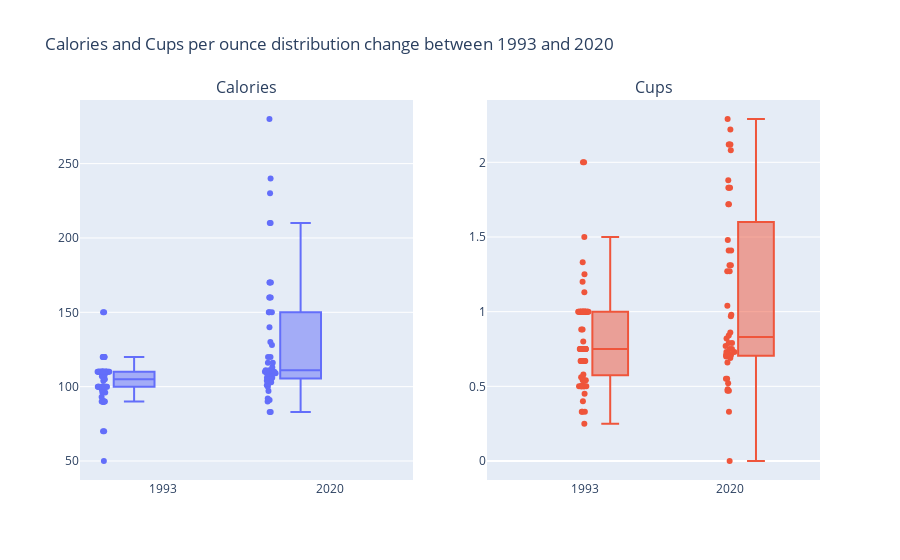

Write notebook code for a chart like this one.
### Markdown cell above
#### `Calories` and `Cups`

### Code cell
fig = make_subplots(rows = 1, cols = 2, 
                    subplot_titles = ('Calories', 'Cups'))

for col_name in (int_col_names[0:1]):
    fig.add_trace(go.Box(y = df_main[col_name], x = df_main.Year, name = col_name, text = df_main['Name'], 
                         boxpoints='all'), row = 1, col = 1)

for col_name in float_col_names[-2:-1]:
    fig.add_trace(go.Box(y = df_main[col_name], x = df_main.Year, name = col_name, text = df_main['Name'],
                         boxpoints='all'), row = 1, col = 2)

fig.update_layout(showlegend = False, boxmode = 'group',
                  title_text = 'Calories and Cups per ounce distribution change between 1993 and 2020')
fig.show()

### Figure 1 — Plotly figure (JSON) as saved in the notebook; plotly's stock layout.template omitted (floating-point values rounded to 4 significant figures)
{"data": [{"boxpoints": "all", "name": "Calories", "text": ["100% Bran", "100% Natural Bran", "All-Bran", "All-Bran with Extra Fiber", "Almond Delight", "Apple Cinnamon Cheerios", "Apple Jacks", "Basic 4", "Bran Chex", "Bran Flakes", "Cap'n'Crunch", "Cheerios", "Cinnamon Toast Crunch", "Clusters", "Cocoa Puffs", "Corn Chex", "Corn Flakes", "Corn Pops", "Count Chocula", "Cracklin' Oat Bran", "Cream of Wheat (Quick)", "Crispix", "Crispy Wheat & Raisins", "Double Chex", "Froot Loops", "Frosted Flakes", "Frosted Mini-Wheats", "Fruit & Fibre Dates", "Fruitful Bran", "Fruity Pebbles", "Golden Crisp", "Golden Grahams", "Grape Nuts Flakes", "Grape-Nuts", "Great Grains Pecan", "Honey Graham Ohs", "Honey Nut Cheerios", "Honey-comb", "Just Right Crunchy  Nuggets", "Just Right Fruit & Nut", "Kix", "Life", "Lucky Charms", "Maypo", "Dates & Almonds", "Peaches & Pecans", "Mueslix Crispy Blend", "Multi-Grain Cheerios", "Nut&Honey Crunch", "Nutri-Grain Almond-Raisin", "Nutri-grain Wheat", "Oatmeal Raisin Crisp", "Post Nat. Raisin Bran", "Product 19", "Puffed Rice", "Puffed Wheat", "Quaker Oat Squares", "Quaker Oatmeal", "Raisin Bran", "Raisin Nut Bran", "Raisin Squares", "Rice Chex", "Rice Krispies", "Shredded Wheat", "Shredded Wheat 'n'Bran", "Shredded Wheat spoon size", "Smacks", "Special K", "Strawberry Fruit Wheats", "Total Corn Flakes", "Total Raisin Bran", "Total Whole Grain", "Triples", "Trix", "Walnuts & Oats", "Wheat Chex", "Wheaties", "Wheaties Honey Gold", "All-Bran Complete Wheat Flakes Cereal", "Eggo", "Honey Smacks", "Krave Double Chocolate", "Peeps", "Smart Start", "Annie's Whole Grain Cereal", "Cascadian Farm Organic Raisin Bran", "Cheerios Multi Grain", "Chex Wheat Cereal", "Cookie Crisp", "Dunkaroos", "Fiber One", "Good Belly", "Larabar (Peanut Butter)", "Oatmeal Crisp", "Wonderworks (Peanut Butter)", "Ahold 100% Whole Grain", "Hannaford Frosted Flakes", "Martin's Food Lion", "Hannaford Tasteeos Cereal", "Ahold Vanilla Almond Cereal", "Kelloggs Special Fruit & Yogurt", "Kelloggs Special Original Cereal", "Quaker Life Cinnamon Multigrain", "Quaker Life Original Multigrain", "Quaker Life Ltd. Edition, Pumpkin Spice", "All-Bran", "Apple Jacks", "Basic 4", "Cocoa Puffs", "Corn Flakes", "Corn Pops", "Cracklin' Oat Bran", "Crispix", "Froot Loops", "Frosted Flakes", "Golden Grahams", "Kix", "Oatmeal Raisin Crisp", "Raisin Bran", "Raisin Nut Bran", "Rice Krispies", "Special K", "Total Whole Grain", "Trix", "Wheaties"], "type": "box", "x": [1993, 1993, 1993, 1993, 1993, 1993, 1993, 1993, 1993, 1993, 1993, 1993, 1993, 1993, 1993, 1993, 1993, 1993, 1993, 1993, 1993, 1993, 1993, 1993, 1993, 1993, 1993, 1993, 1993, 1993, 1993, 1993, 1993, 1993, 1993, 1993, 1993, 1993, 1993, 1993, 1993, 1993, 1993, 1993, 1993, 1993, 1993, 1993, 1993, 1993, 1993, 1993, 1993, 1993, 1993, 1993, 1993, 1993, 1993, 1993, 1993, 1993, 1993, 1993, 1993, 1993, 1993, 1993, 1993, 1993, 1993, 1993, 1993, 1993, 1993, 1993, 1993, 2020, 2020, 2020, 2020, 2020, 2020, 2020, 2020, 2020, 2020, 2020, 2020, 2020, 2020, 2020, 2020, 2020, 2020, 2020, 2020, 2020, 2020, 2020, 2020, 2020, 2020, 2020, 2020, 2020, 2020, 2020, 2020, 2020, 2020, 2020, 2020, 2020, 2020, 2020, 2020, 2020, 2020, 2020, 2020, 2020, 2020, 2020, 2020], "xaxis": "x", "y": [70, 120, 70, 50, 110, 110, 110, 98, 90, 90, 120, 110, 120, 110, 110, 110, 100, 110, 110, 110, 100, 110, 100, 100, 110, 110, 100, 96, 90, 110, 100, 110, 100, 110, 120, 120, 110, 110, 110, 108, 110, 100, 110, 100, 150, 150, 107, 100, 120, 105, 90, 104, 90, 100, 100, 100, 100, 100, 90, 100, 90, 110, 110, 96, 90, 90, 110, 110, 90, 110, 93, 100, 110, 110, 96, 100, 100, 110, 120, 160, 130, 170, 110, 240, 160, 210, 150, 210, 140, 150, 90, 170, 280, 230, 160, 170, 150, 120, 111, 104, 111, 97, 83, 111, 83, 92, 109, 103, 110, 101, 106, 116, 109, 109, 100, 106, 113, 109, 91, 105, 106, 109, 128, 116, 102], "yaxis": "y"}, {"boxpoints": "all", "name": "Cups", "text": ["100% Bran", "100% Natural Bran", "All-Bran", "All-Bran with Extra Fiber", "Almond Delight", "Apple Cinnamon Cheerios", "Apple Jacks", "Basic 4", "Bran Chex", "Bran Flakes", "Cap'n'Crunch", "Cheerios", "Cinnamon Toast Crunch", "Clusters", "Cocoa Puffs", "Corn Chex", "Corn Flakes", "Corn Pops", "Count Chocula", "Cracklin' Oat Bran", "Cream of Wheat (Quick)", "Crispix", "Crispy Wheat & Raisins", "Double Chex", "Froot Loops", "Frosted Flakes", "Frosted Mini-Wheats", "Fruit & Fibre Dates", "Fruitful Bran", "Fruity Pebbles", "Golden Crisp", "Golden Grahams", "Grape Nuts Flakes", "Grape-Nuts", "Great Grains Pecan", "Honey Graham Ohs", "Honey Nut Cheerios", "Honey-comb", "Just Right Crunchy  Nuggets", "Just Right Fruit & Nut", "Kix", "Life", "Lucky Charms", "Maypo", "Dates & Almonds", "Peaches & Pecans", "Mueslix Crispy Blend", "Multi-Grain Cheerios", "Nut&Honey Crunch", "Nutri-Grain Almond-Raisin", "Nutri-grain Wheat", "Oatmeal Raisin Crisp", "Post Nat. Raisin Bran", "Product 19", "Puffed Rice", "Puffed Wheat", "Quaker Oat Squares", "Quaker Oatmeal", "Raisin Bran", "Raisin Nut Bran", "Raisin Squares", "Rice Chex", "Rice Krispies", "Shredded Wheat", "Shredded Wheat 'n'Bran", "Shredded Wheat spoon size", "Smacks", "Special K", "Strawberry Fruit Wheats", "Total Corn Flakes", "Total Raisin Bran", "Total Whole Grain", "Triples", "Trix", "Walnuts & Oats", "Wheat Chex", "Wheaties", "Wheaties Honey Gold", "All-Bran Complete Wheat Flakes Cereal", "Eggo", "Honey Smacks", "Krave Double Chocolate", "Peeps", "Smart Start", "Annie's Whole Grain Cereal", "Cascadian Farm Organic Raisin Bran", "Cheerios Multi Grain", "Chex Wheat Cereal", "Cookie Crisp", "Dunkaroos", "Fiber One", "Good Belly", "Larabar (Peanut Butter)", "Oatmeal Crisp", "Wonderworks (Peanut Butter)", "Ahold 100% Whole Grain", "Hannaford Frosted Flakes", "Martin's Food Lion", "Hannaford Tasteeos Cereal", "Ahold Vanilla Almond Cereal", "Kelloggs Special Fruit & Yogurt", "Kelloggs Special Original Cereal", "Quaker Life Cinnamon Multigrain", "Quaker Life Original Multigrain", "Quaker Life Ltd. Edition, Pumpkin Spice", "All-Bran", "Apple Jacks", "Basic 4", "Cocoa Puffs", "Corn Flakes", "Corn Pops", "Cracklin' Oat Bran", "Crispix", "Froot Loops", "Frosted Flakes", "Golden Grahams", "Kix", "Oatmeal Raisin Crisp", "Raisin Bran", "Raisin Nut Bran", "Rice Krispies", "Special K", "Total Whole Grain", "Trix", "Wheaties"], "type": "box", "x": [1993, 1993, 1993, 1993, 1993, 1993, 1993, 1993, 1993, 1993, 1993, 1993, 1993, 1993, 1993, 1993, 1993, 1993, 1993, 1993, 1993, 1993, 1993, 1993, 1993, 1993, 1993, 1993, 1993, 1993, 1993, 1993, 1993, 1993, 1993, 1993, 1993, 1993, 1993, 1993, 1993, 1993, 1993, 1993, 1993, 1993, 1993, 1993, 1993, 1993, 1993, 1993, 1993, 1993, 1993, 1993, 1993, 1993, 1993, 1993, 1993, 1993, 1993, 1993, 1993, 1993, 1993, 1993, 1993, 1993, 1993, 1993, 1993, 1993, 1993, 1993, 1993, 2020, 2020, 2020, 2020, 2020, 2020, 2020, 2020, 2020, 2020, 2020, 2020, 2020, 2020, 2020, 2020, 2020, 2020, 2020, 2020, 2020, 2020, 2020, 2020, 2020, 2020, 2020, 2020, 2020, 2020, 2020, 2020, 2020, 2020, 2020, 2020, 2020, 2020, 2020, 2020, 2020, 2020, 2020, 2020, 2020, 2020, 2020, 2020], "xaxis": "x2", "y": [0.33, 1, 0.33, 0.5, 0.75, 0.75, 1, 0.56, 0.67, 0.67, 0.75, 1.25, 0.75, 0.5, 1, 1, 1, 1, 1, 0.5, 1, 1, 0.75, 0.75, 1, 0.75, 0.8, 0.54, 0.5, 0.75, 0.88, 0.75, 0.88, 0.25, 0.33, 1, 0.75, 1.33, 1, 0.58, 1.5, 0.67, 1, 1, 1, 1, 0.45, 1, 0.67, 0.5, 1, 0.4, 0.5, 1, 2, 2, 0.5, 0.67, 0.56, 0.5, 0.5, 1.13, 1, 1.2, 0.67, 0.67, 0.75, 1, 1, 1, 0.67, 1, 0.75, 1, 0.54, 0.67, 1, 0.75, 0.77, 0.86, 0.79, 0.69, 0.98, 0.55, 0.66, 0.55, 0.97, 0.48, 0.79, 0.73, 0.47, 0.82, 0.33, 0.47, 0.71, 0.71, 0.75, 0.73, 1.04, 0, 0.7, 0.84, 0.7, 0.72, 0.71, 1.31, 1.83, 0.52, 1.27, 2.22, 1.88, 1.48, 1.83, 1.83, 1.31, 1.41, 2.12, 2.12, 2.08, 2.29, 2.12, 1.72, 1.41, 1.72, 1.27], "yaxis": "y2"}], "layout": {"annotations": [{"font": {"size": 16}, "showarrow": false, "text": "Calories", "x": 0.225, "xanchor": "center", "xref": "paper", "y": 1, "yanchor": "bottom", "yref": "paper"}, {"font": {"size": 16}, "showarrow": false, "text": "Cups", "x": 0.775, "xanchor": "center", "xref": "paper", "y": 1, "yanchor": "bottom", "yref": "paper"}], "boxmode": "group", "showlegend": false, "title": {"text": "Calories and Cups per ounce distribution change between 1993 and 2020"}, "xaxis": {"anchor": "y", "domain": [0, 0.45]}, "xaxis2": {"anchor": "y2", "domain": [0.55, 1]}, "yaxis": {"anchor": "x", "domain": [0, 1]}, "yaxis2": {"anchor": "x2", "domain": [0, 1]}}}
